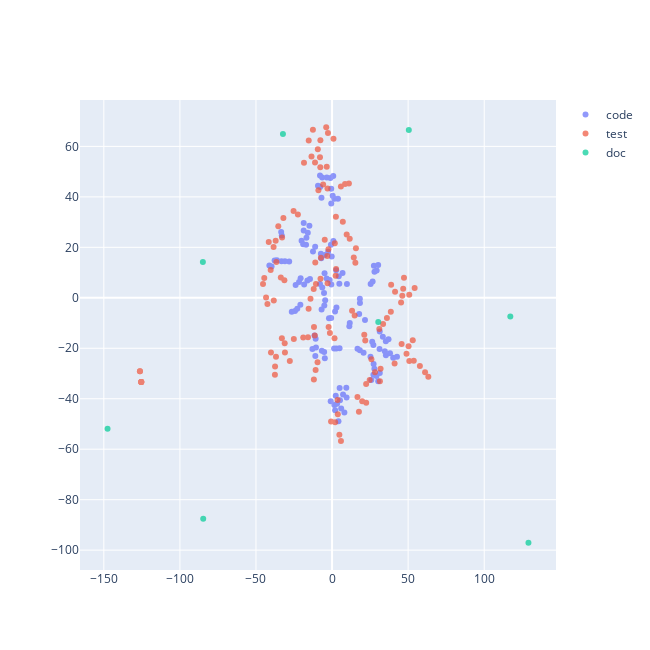

Notebook source saved alongside this figure:
### Code cell
import plotly.express as px
import plotly.graph_objects as go
from sklearn.manifold import TSNE
import numpy as np


tsne_model = TSNE(
    n_components = 2,
    perplexity = 5,
    random_state = 42,
    init = "pca",
    learning_rate = "auto",
    # metric = "cosine"
)

code_emb_arr = np.array(dubbo_code_df["sow2v_code_vec"].to_list())
test_emb_arr = np.array(dubbo_test_df["sow2v_test_vec"].to_list())
doc_emb_arr = np.array(dubbo_doc_df["sow2v_doc_vec"].to_list())

code_tsne_embeddings = tsne_model.fit_transform(code_emb_arr)
test_tsne_embeddings = tsne_model.fit_transform(test_emb_arr)
doc_tsne_embeddings = tsne_model.fit_transform(doc_emb_arr)

sow2v_code_data = pd.DataFrame(
    {'x': code_tsne_embeddings[:, 0],
     'y': code_tsne_embeddings[:, 1]}
)

sow2v_test_data = pd.DataFrame(
    {'x': test_tsne_embeddings[:, 0],
     'y': test_tsne_embeddings[:, 1]}
)

sow2v_doc_data = pd.DataFrame(
    {'x': doc_tsne_embeddings[:, 0],
     'y': doc_tsne_embeddings[:, 1]}
)

dfs = {
    "code": sow2v_code_data,
    "test": sow2v_test_data,
    "doc": sow2v_doc_data
}

id_list = [dubbo_code_df['concept'].tolist(),
           dubbo_test_df['concept'].tolist(),
           dubbo_doc_df['concept'].tolist()]

fig = go.Figure()

for i, df in enumerate(dfs):
    fig = fig.add_trace(
        go.Scatter(
        x = dfs[df]['x'],
        y = dfs[df]['y'],
        name = df,
        text = id_list[i],
        showlegend = True,
        mode = 'markers',
        opacity = 0.7)
    )

fig.update_layout(
    width = 650,
    height = 650
)

fig.show()

### Figure 1 — Plotly figure (JSON) as saved in the notebook; plotly's stock layout.template omitted (floating-point values rounded to 4 significant figures)
{"data": [{"mode": "markers", "name": "code", "opacity": 0.7, "showlegend": true, "text": ["['merger', 'model', 'scope', 'aware', 'end', 'error', 'mergeable', 'map', 'match', 'concurrent']", "['match', 'value', 'bool', 'exact', 'weight', 'result', 'destination', 'traffic', 'policy', 'subset']", "['rule', 'mesh', 'listener', 'app', 'merger', 'map', 'merge', 'item', 'array', 'error']", "['rule', 'key', 'invoker', 'node', 'router', 'destination', 'service', 'map', 'virtual', 'output']", "['url', 'invoker', 'invocation', 'configurator', 'load', 'balance', 'spec', 'item', 'service', 'select']", "['map', 'match', 'invoker', 'destination', 'invocation', 'route', 'group', 'tag', 'context', 'rule']", "['router', 'url', 'state', 'invoker', 'bit', 'invocation', 'factory', 'snapshot', 'chain', 'rule']", "['bit', 'model', 'address', 'application', 'enable', 'service', 'iterator', 'key', 'hash', 'add']", "['invoker', 'cluster', 'invocation', 'directory', 'filter', 'url', 'rpc', 'chain', 'result', 'invoke']", "['map', 'extension', 'loader', 'property', 'msg', 'throwable', 'error', 'dynamic', 'aware', 'info']", "['model', 'method', 'scope', 'map', 'application', 'desc', 'parameter', 'framework', 'property', 'prefix']", "['thread', 'map', 'pool', 'qos', 'message', 'stream', 'listener', 'directory', 'watch', 'generic']", "['address', 'level', 'host', 'port', 'status', 'protocol', 'url', 'username', 'disposable', 'adapter']", "['integer', 'converter', 'path', 'stream', 'key', 'timeout', 'client', 'server', 'model', 'cert']", "['map', 'param', 'builder', 'bean', 'value', 'definition', 'parameter', 'key', 'method', 'url']", "['thread', 'registry', 'module', 'map', 'local', 'internal', 'reference', 'metadata', 'runnable', 'integer']", "['service', 'url', 'key', 'parameter', 'executor', 'model', 'method', 'value', 'map', 'protocol']", "['loader', 'java', 'descriptor', 'str', 'method', 'map', 'pattern', 'array', 'lock', 'value']", "['invocation', 'invoker', 'attachment', 'argument', 'method', 'rpc', 'map', 'type', 'key', 'parameter']", "['command', 'monitor', 'filter', 'context', 'input', 'configurator', 'servlet', 'merger', 'codec', 'telnet']", "['url', 'listener', 'registry', 'notify', 'factory', 'cache', 'register', 'subscribe', 'failback', 'compatible']", "['page', 'handler', 'service', 'servlet', 'http', 'request', 'model', 'response', 'writer', 'compatible']", "['rpc', 'address', 'context', 'remote', 'channel', 'message', 'local', 'socket', 'inet', 'throwable']", "['listener', 'notify', 'navigation', 'page', 'title', 'compatible', 'balance', 'application', 'load', 'url']", "['parameter', 'url', 'key', 'value', 'method', 'map', 'protocol', 'add', 'port', 'host']", "['future', 'response', 'unit', 'throwable', 'timeout', 'adapter', 'interrupt', 'execution', 'callback', 'completable']", "['application', 'model', 'module', 'context', 'event', 'service', 'bootstrap', 'state', 'aware', 'error']", "['builder', 'consumer', 'protocol', 'service', 'method', 'registry', 'integer', 'module', 'reference', 'bootstrap']", "['bean', 'definition', 'service', 'registry', 'context', 'factory', 'environment', 'init', 'spring', 'annotation']", "['builder', 'application', 'integer', 'provider', 'status', 'thread', 'registry', 'port', 'probe', 'qos']", "['bean', 'metadata', 'annotation', 'annotate', 'method', 'element', 'field', 'inject', 'service', 'property']", "['reference', 'bean', 'map', 'context', 'definition', 'parser', 'key', 'cache', 'element', 'application']", "['registry', 'property', 'center', 'value', 'metadata', 'report', 'validate', 'url', 'reference', 'application']", "['dynamic', 'factory', 'url', 'zookeeper', 'application', 'model', 'create', 'transporter', 'nacos', 'apollo']", "['nacos', 'listener', 'group', 'key', 'service', 'property', 'url', 'timeout', 'map', 'publish']", "['listener', 'key', 'path', 'group', 'apollo', 'zookeeper', 'change', 'dynamic', 'remove', 'cache']", "['apollo', 'listener', 'key', 'change', 'group', 'url', 'property', 'application', 'aware', 'dynamic']", "['nacos', 'service', 'group', 'content', 'listener', 'symbol', 'publish', 'cas', 'timeout', 'innerclass']", "['listener', 'key', 'property', 'url', 'nacos', 'group', 'change', 'service', 'timeout', 'apollo']", "['container', 'spring', 'error', 'extension', 'aware', 'lock', 'loader', 'classpath', 'context', 'condition']", "['container', 'error', 'spring', 'aware', 'loader', 'lock', 'reentrant', 'context', 'extension', 'classpath']", "['container', 'loader', 'lock', 'extension', 'aware', 'error', 'key', 'reentrant', 'condition', 'hook']", "['extension', 'lock', 'loader', 'condition', 'error', 'aware', 'reentrant', 'key', 'container', 'shutdown']", "['spring', 'context', 'aware', 'error', 'container', 'xml', 'application', 'path', 'classpath', 'extension']", "['method', 'parameter', 'validator', 'clazz', 'value', 'pool', 'validate', 'error', 'violation', 'aware']", "['validator', 'url', 'validation', 'create', 'map', 'concurrent', 'hash', 'lru', 'lfu', 'cache']", "['expire', 'time', 'map', 'live', 'interval', 'expiration', 'key', 'thread', 'value', 'access']", "['cache', 'url', 'factory', 'value', 'key', 'create', 'store', 'put', 'map', 'local']", "['invocation', 'validation', 'invoker', 'filter', 'result', 'rpc', 'invoke', 'uid', 'wrapper', 'present']", "['service', 'map', 'instance', 'listener', 'app', 'hash', 'concurrent', 'endpoint', 'kubernetes', 'pod']", "['client', 'proxy', 'cert', 'key', 'timeout', 'https', 'watch', 'interval', 'username', 'password']", "['url', 'listener', 'registry', 'kubernetes', 'mesh', 'env', 'factory', 'create', 'discovery', 'service']", "['service', 'map', 'param', 'key', 'url', 'definition', 'info', 'protocol', 'metadata', 'processing']", "['metadata', 'report', 'factory', 'url', 'key', 'map', 'rest', 'storage', 'service', 'create']", "['service', 'method', 'rest', 'metadata', 'map', 'application', 'model', 'mapping', 'resolve', 'url']", "['annotation', 'parameter', 'value', 'map', 'processor', 'method', 'listener', 'request', 'header', 'mapping']", "['method', 'map', 'integer', 'definition', 'builder', 'request', 'body', 'prioritize', 'generate', 'metadata']", "['cache', 'manager', 'util', 'store', 'service', 'executor', 'map', 'error', 'aware', 'size']", "['element', 'service', 'process', 'environment', 'processing', 'method', 'env', 'rest', 'annotation', 'metadata']", "['model', 'processor', 'annotation', 'parameter', 'param', 'element', 'application', 'executable', 'comparator', 'initialize']", "['metadata', 'identifier', 'service', 'url', 'key', 'listener', 'subscriber', 'report', 'group', 'store']", "['metric', 'map', 'method', 'atomic', 'invocation', 'stat', 'application', 'supplier', 'description', 'handler']", "['pool', 'thread', 'registry', 'executor', 'meter', 'application', 'empty', 'metric', 'size', 'destroy']", "['invocation', 'metric', 'application', 'invoker', 'model', 'category', 'map', 'observation', 'tag', 'value']", "['context', 'key', 'observation', 'convention', 'value', 'client', 'server', 'remote', 'low', 'cardinality']", "['concurrent', 'map', 'metric', 'time', 'window', 'hash', 'method', 'event', 'counter', 'request']", "['invocation', 'invoker', 'observation', 'model', 'filter', 'application', 'result', 'response', 'convention', 'registry']", "['metric', 'invocation', 'event', 'application', 'collector', 'request', 'collect', 'listener', 'execute', 'thread']", "['reporter', 'metric', 'application', 'model', 'factory', 'url', 'prometheus', 'create', 'exporter', 'service']", "['category', 'metric', 'tag', 'map', 'entity', 'sample', 'service', 'value', 'application', 'model']", "['invocation', 'invoker', 'monitor', 'result', 'factory', 'error', 'filter', 'host', 'concurrent', 'remote']", "['monitor', 'url', 'service', 'factory', 'statistic', 'protocol', 'proxy', 'invoker', 'method', 'client']", "['monitor', 'url', 'factory', 'map', 'executor', 'future', 'lock', 'hash', 'reentrant', 'concurrent']", "['monitor', 'service', 'constant', 'factory', 'metric', 'url', 'filter', 'detector', 'invoker', 'builtin']", "['metric', 'invocation', 'invoker', 'model', 'extension', 'accessor', 'application', 'result', 'aware', 'service']", "['max', 'concurrent', 'output', 'input', 'elapse', 'success', 'failure', 'item', 'statistic', 'invoker']", "['service', 'monitor', 'detector', 'metric', 'builtin', 'node', 'application', 'aware', 'model', 'url']", "['framework', 'model', 'serialize', 'probe', 'status', 'allow', 'readiness', 'util', 'notify', 'deployer']", "['command', 'context', 'http', 'aware', 'error', 'execute', 'node', 'executor', 'request', 'channel']", "['key', 'method', 'telnet', 'access', 'channel', 'attribute', 'handler', 'message', 'side', 'provider']", "['model', 'application', 'protocol', 'framework', 'qos', 'url', 'invoker', 'help', 'consumer', 'scope']", "['handler', 'invoker', 'one', 'many', 'response', 'observer', 'stream', 'method', 'request', 'mono']", "['border', 'invocation', 'column', 'define', 'filter', 'model', 'framework', 'url', 'state', 'invoker']", "['framework', 'model', 'command', 'context', 'snapshot', 'router', 'execute', 'triple', 'detector', 'reactor']", "['permission', 'foreign', 'level', 'accept', 'anonymous', 'access', 'whitelist', 'builder', 'welcome', 'qos']", "['url', 'invoker', 'listener', 'registry', 'cluster', 'protocol', 'map', 'service', 'exporter', 'provider']", "['timeout', 'url', 'retry', 'registry', 'task', 'cancel', 'failback', 'times', 'error', 'aware']", "['url', 'registry', 'listener', 'notify', 'factory', 'task', 'fail', 'map', 'retry', 'concurrent']", "['service', 'instance', 'metadata', 'discovery', 'listener', 'change', 'url', 'event', 'info', 'map']", "['service', 'key', 'url', 'protocol', 'instance', 'model', 'param', 'address', 'map', 'parameter']", "['url', 'listener', 'notify', 'map', 'concurrent', 'service', 'instance', 'registry', 'nacos', 'path']", "['migration', 'rule', 'step', 'url', 'model', 'consumer', 'threshold', 'delay', 'map', 'integer']", "['url', 'listener', 'service', 'registry', 'nacos', 'map', 'notify', 'model', 'aware', 'error']", "['dispatcher', 'map', 'repli', 'channel', 'serialization', 'url', 'executor', 'service', 'response', 'hash']", "['buffer', 'channel', 'byte', 'length', 'src', 'dst', 'factory', 'read', 'write', 'output']", "['context', 'ssl', 'ctx', 'event', 'operator', 'tls', 'buf', 'request', 'server', 'throwable']", "['channel', 'server', 'address', 'close', 'timeout', 'remote', 'send', 'timer', 'exchange', 'inet']", "['channel', 'handler', 'url', 'remote', 'address', 'netty', 'server', 'message', 'client', 'connect']", "['listener', 'path', 'zookeeper', 'channel', 'create', 'curator', 'client', 'state', 'target', 'child']", "['connection', 'request', 'future', 'attribute', 'key', 'client', 'executor', 'manager', 'model', 'append']", "['servlet', 'context', 'http', 'handler', 'port', 'instance', 'map', 'manager', 'integer', 'add']", "['http', 'model', 'message', 'server', 'url', 'handler', 'framework', 'aware', 'multi', 'error']", "['call', 'stream', 'channel', 'method', 'message', 'status', 'header', 'server', 'queue', 'command']", "['invoker', 'invocation', 'url', 'proxy', 'channel', 'rpc', 'error', 'protocol', 'result', 'aware']", "['future', 'context', 'completable', 'request', 'atomic', 'filter', 'time', 'output', 'response', 'key']", "['attachment', 'context', 'map', 'rpc', 'service', 'key', 'value', 'invocation', 'invoker', 'url']", "['status', 'handler', 'rpc', 'url', 'timeout', 'channel', 'pack', 'method', 'tri', 'response']", "['listener', 'exporter', 'context', 'cancellation', 'executor', 'invoker', 'executable', 'aware', 'consumer', 'error']", "['stream', 'client', 'url', 'server', 'protocol', 'remote', 'request', 'handler', 'service', 'channel']", "['header', 'executor', 'support', 'model', 'filter', 'application', 'isolation', 'compressor', 'url', 'aware']", "['application', 'event', 'environment', 'listener', 'prepare', 'atomic', 'process', 'logo', 'welcome', 'property']", "['map', 'property', 'metadata', 'environment', 'bean', 'application', 'protocol', 'registry', 'reference', 'consumer']", "['endpoint', 'condition', 'compatible', 'enable', 'context', 'error', 'aware', 'metadata', 'match', 'annotate']", "['metric', 'registry', 'meter', 'application', 'event', 'binder', 'start', 'bean', 'auto', 'listener']", "['metadata', 'map', 'endpoint', 'configs', 'health', 'indicator', 'name', 'status', 'checker', 'resolve']", "['status', 'default', 'extras', 'hash', 'link', 'indicator', 'propertie', 'health', 'load', 'memory']", "['application', 'context', 'event', 'bean', 'listener', 'definition', 'web', 'await', 'configurable', 'registry']", "['bean', 'service', 'processor', 'annotation', 'auto', 'qualifier', 'package', 'disposable', 'destroy', 'priority']", "['resource', 'map', 'service', 'lock', 'result', 'domain', 'listener', 'route', 'consumer', 'delta']", "['name', 'route', 'registry', 'url', 'listener', 'factory', 'map', 'result', 'hash', 'create']", "['model', 'url', 'range', 'value', 'match', 'listener', 'suffix', 'exact', 'present', 'prefix']", "['route', 'listener', 'rule', 'map', 'xds', 'endpoint', 'manager', 'match', 'rds', 'concurrent']", "['key', 'istio', 'path', 'secret', 'jwt', 'cluster', 'domain', 'grace', 'trust', 'workload']", "['consumer', 'observe', 'map', 'result', 'endpoint', 'protocol', 'domain', 'rd', 'pilot', 'exchanger']", "['endpoint', 'cluster', 'server', 'weight', 'info', 'node', 'provider', 'invoker', 'bootstrap', 'resource']", "['discovery', 'observer', 'response', 'request', 'ad', 'protocol', 'error', 'url', 'aware', 'delta']", "['key', 'cert', 'istio', 'matcher', 'certificate', 'env', 'generate', 'pair', 'path', 'header']"], "type": "scatter", "x": [31.33, -23.94, 42.67, 0.8831, -16.2, 3.87, 2.729, -11.51, 4.401, -18.63, 9.361, -12.91, 1.483, 27.17, 25.36, 18.27, 6.006, 27.18, -41.19, -3.554, 11.36, 25.78, -20.83, -28.17, 2.01, 27.88, -7.36, -5.285, 0.7806, 30.33, -1.086, -33.24, 31.37, -20.03, 26.67, -24.36, 7.215, -20.67, 5.217, -6.495, -7.924, -9.248, -7.86, -36.28, 8.086, 2.813, 18.32, 4.928, -0.7496, -39.74, 17.82, 31.21, -16.83, 35.34, 2.421, 4.199, -14.89, 37.11, -0.5552, -18.97, 35.39, -26.49, 21.64, 1.463, -0.5415, -6.881, 0.4111, -18.34, 33.38, 9.548, -4.936, -7.927, -4.524, -1.549, -14.51, 27.48, -7.109, 4.991, -5.087, -10.79, -12.54, -6.958, -0.2355, -6.43, -21.7, 27.83, 34.69, 20.72, -33.04, 29.16, 1.955, -0.8976, 25.26, -6.717, 11.65, 9.773, -2.034, -0.5864, -10.57, 30.3, -37.77, 40.17, 1.309, -4.747, 29.32, -33.44, -5.195, -0.4799, 26.38, 3.279, -17.1, -18.65, -3.46, 16.71, -22.86, -4.757, -30.98, -15.94, 4.783, 38.1, 18.27, 2.882, 6.887, -11.11, -2.553, 27.3, -10.99], "y": [-13.36, 5.115, -23.4, 22.53, 6.895, 39.25, 10.89, -14.89, 8.544, 29.68, -35.6, -20.28, -42.52, -18.74, 5.519, -20.79, -43.86, -30.47, 12.8, 7.648, -11.29, -32.62, -2.706, 14.38, -44.53, 10.34, 17.48, 1.901, 48.27, -33.1, 47.52, 14.5, -29.79, 22.57, 6.414, -5.202, -38.34, 7.74, -40.59, 47.64, 48.45, 44.41, 43.94, 14.88, -45.5, -20.1, -2.066, -19.96, 20.99, 12.42, -6.462, -20.29, 23.78, -17.2, -38.85, -48.95, 28.55, -16.42, 43.2, 21.25, -22.74, -5.524, -8.793, 39.22, 37.37, -4.622, 40.43, 5.271, -15.45, -39.49, 9.765, 5.497, -0.9691, 7.102, 7.476, 12.67, 15.64, -35.79, -3.037, -16.24, 18.36, 39.69, 16.33, 4.051, 6.242, -28.12, -21.14, -21.74, 24.72, -30.95, -5.44, -41.03, -23.4, -20.97, -9.943, 5.498, -8.053, -7.976, -19.7, 12.96, 14.75, -23.79, -20.1, 17.01, 10.78, 26.04, -21.48, 5.266, -17.41, -41.99, 21.04, 26.64, 47.72, -20.17, -4.33, -23.99, 14.5, 25.77, 5.55, -21.94, -0.417, -3.889, 9.846, 20.2, 18.27, -26.19, -23.07]}, {"mode": "markers", "name": "test", "opacity": 0.7, "showlegend": true, "text": ["['invoker', 'hello', 'menu', 'service', 'load', 'balance', 'user', 'map', 'weight', 'mock']", "['invoker', 'invocation', 'url', 'cluster', 'mock', 'result', 'directory', 'rpc', 'balance', 'invoke']", "['attachment', 'value', 'key', 'invoker', 'sticky', 'invoke', 'integer', 'service', 'retry', 'field']", "['url', 'model', 'merge', 'merger', 'module', 'router', 'provider', 'factory', 'init', 'script']", "['match', 'configurator', 'mock', 'bool', 'join', 'absent', 'message', 'runtime', 'uid', 'request']", "['rule', 'service', 'app', 'demo', 'map', 'suffix', 'clear', 'change', 'api', 'url']", "['address', 'country', 'phone', 'full', 'size', 'number', 'city', 'title', 'province', 'extension']", "['url', 'activate', 'echo', 'thread', 'add', 'event', 'pool', 'wrapper', 'adaptive', 'exhaust']", "['demo', 'service', 'mock', 'key', 'value', 'generic', 'hello', 'impl', 'group', 'cache']", "['model', 'scope', 'framework', 'module', 'application', 'destroy', 'property', 'method', 'bean', 'foo']", "['converter', 'person', 'init', 'task', 'status', 'multi', 'error', 'info', 'latch', 'value']", "['url', 'ext', 'atomic', 'integer', 'echo', 'wrap', 'status', 'executor', 'count', 'adaptive']", "['inner', 'age', 'map', 'child', 'util', 'parent', 'url', 'hash', 'email', 'result']", "['simple', 'value', 'ext', 'age', 'url', 'one', 'serializable', 'obj', 'person', 'hash']", "['provider', 'foo', 'service', 'framework', 'app', 'module', 'player', 'bitrate', 'url', 'copyright']", "['consumer', 'service', 'argument', 'application', 'provider', 'registry', 'protocol', 'extension', 'invoker', 'rpc']", "['url', 'invoker', 'invocation', 'router', 'cache', 'rpc', 'legacy', 'route', 'invokers', 'factory']", "['key', 'attachment', 'invoker', 'value', 'service', 'map', 'invocation', 'invoke', 'model', 'put']", "['inner', 'input', 'map', 'array', 'registry', 'application', 'output', 'stream', 'serialization', 'protocol']", "['read', 'write', 'input', 'output', 'extension', 'stream', 'argument', 'custom', 'find', 'byte']", "['person', 'complex', 'age', 'service', 'demo', 'method', 'impl', 'size', 'enumlength', 'uid']", "['context', 'argument', 'rpc', 'registry', 'provider', 'extension', 'application', 'service', 'module', 'protocol']", "['service', 'echo', 'demo', 'read', 'input', 'find', 'extension', 'cls', 'reader', 'stream']", "['invoker', 'key', 'attachment', 'service', 'map', 'invoke', 'value', 'attribute', 'parameter', 'cache']", "['box', 'service', 'demo', 'user', 'say', 'impl', 'prefix', 'status', 'checker', 'context']", "['invoker', 'mock', 'url', 'rpc', 'protocol', 'executor', 'proxy', 'port', 'dao', 'balance']", "['invocation', 'model', 'invoker', 'error', 'thread', 'response', 'application', 'bootstrap', 'module', 'filter']", "['url', 'listener', 'map', 'method', 'service', 'notify', 'registry', 'concurrent', 'key', 'register']", "['registry', 'service', 'center', 'export', 'listener', 'single', 'provider', 'exporter', 'multiple', 'protocol']", "['service', 'hello', 'demo', 'bean', 'application', 'context', 'reference', 'builder', 'impl', 'generic']", "['factory', 'loader', 'reference', 'service', 'bean', 'request', 'processor', 'property', 'find', 'multi']", "['consumer', 'bootstrap', 'service', 'module', 'spring', 'channel', 'manager', 'model', 'boot', 'zookeeper']", "['namespace', 'map', 'context', 'mock', 'property', 'service', 'extension', 'callback', 'key', 'apollo']", "['key', 'value', 'latch', 'count', 'map', 'listener', 'nacos', 'dynamic', 'session', 'event']", "['zookeeper', 'listener', 'map', 'url', 'count', 'dynamic', 'latch', 'mock', 'server', 'value']", "['map', 'namespace', 'property', 'service', 'extension', 'mock', 'context', 'locator', 'key', 'error']", "['server', 'status', 'timeout', 'retry', 'group', 'nacos', 'namespace', 'map', 'mock', 'property']", "['apollo', 'key', 'put', 'value', 'embed', 'dynamic', 'url', 'mock', 'namespace', 'event']", "['group', 'nacos', 'listener', 'publish', 'cas', 'content', 'remove', 'timeout', 'service', 'shut']", "['spring', 'container']", "['spring', 'container']", "['container', 'spring']", "['spring', 'container']", "['container', 'spring']", "['spring', 'container']", "['cache', 'factory', 'invoker', 'mock', 'filter', 'invocation', 'method', 'construct', 'rpc', 'non']", "['cache', 'expire', 'factory', 'url', 'construct', 'validator', 'validation', 'parameter', 'target', 'mock']", "['validation', 'mock', 'filter', 'validator', 'rpc', 'invocation', 'invoker', 'cache', 'factory', 'parameter']", "['parameter', 'validation', 'validator', 'target', 'mock', 'filter', 'rpc', 'invoker', 'invocation', 'cache']", "['service', 'kubernetes', 'server', 'mock', 'discovery', 'change', 'listener', 'instance', 'client', 'url']", "['service', 'kubernetes', 'mock', 'discovery', 'server', 'url', 'selector', 'pod', 'change', 'namespaced']", "['service', 'server', 'kubernetes', 'mock', 'discovery', 'map', 'selector', 'pod', 'change', 'namespaced']", "['service', 'mock', 'discovery', 'server', 'kubernetes', 'map', 'pod', 'namespaced', 'change', 'destroy']", "['service', 'server', 'kubernetes', 'discovery', 'mock', 'url', 'client', 'namespaced', 'instance', 'listener']", "['service', 'server', 'mock', 'kubernetes', 'listener', 'map', 'pod', 'namespaced', 'change', 'destroy']", "['service', 'discovery', 'server', 'kubernetes', 'listener', 'pod', 'map', 'selector', 'change', 'namespaced']", "['redis', 'metadata', 'report', 'store', 'info', 'find', 'interceptor', 'group', 'identifi', 'consumer']", "['service', 'url', 'listener', 'mapping', 'mock', 'nacos', 'group', 'application', 'map', 'model']", "['integer', 'big', 'compiler', 'str', 'java', 'directory', 'source', 'decimal', 'processor', 'time']", "['element', 'field', 'variable', 'class', 'compile', 'builder', 'annotation', 'add', 'model', 'definition']", "['param', 'user', 'model', 'service', 'rest', 'request', 'map', 'body', 'header', 'form']", "['method', 'annotation', 'invocation', 'processor', 'processing', 'context', 'source', 'round', 'environment', 'process']", "['metadata', 'identifier', 'report', 'service', 'url', 'subscriber', 'consumer', 'store', 'listener', 'map']", "['class', 'builder', 'compile', 'definition', 'type', 'add', 'annotation', 'processing', 'server', 'status']", "['builder', 'google', 'phone', 'number', 'map', 'field', 'request', 'parse', 'byte', 'response']", "['observation', 'filter', 'tracer', 'url', 'invocation', 'runner', 'consumer', 'sample', 'destroy', 'receiver']", "['window', 'time', 'quantile', 'counter', 'metric', 'category', 'unit', 'description', 'map', 'sample']", "['key', 'attachment', 'value', 'service', 'model', 'map', 'absent', 'invocation', 'invoker', 'mock']", "['metric', 'model', 'application', 'event', 'invocation', 'method', 'collector', 'setup', 'group', 'rpc']", "['metric', 'category', 'tag', 'setup', 'map', 'supplier', 'unit', 'description', 'sample', 'gauge']", "['request', 'init', 'param', 'teardown', 'event', 'metric', 'time', 'invocation', 'model', 'setup']", "['reporter', 'prometheus', 'metric', 'factory', 'attachment', 'key', 'service', 'value', 'model', 'framework']", "['factory', 'monitor', 'proxy', 'statistic', 'service', 'url', 'demo', 'invoker', 'response', 'invoke']", "['response', 'app', 'builder', 'attachment', 'result', 'map', 'throwable', 'create', 'build', 'invoker']", "['url', 'monitor', 'service', 'invoker', 'factory', 'invocation', 'statistics', 'available', 'destroy', 'collect']", "['invoker', 'service', 'demo', 'url', 'metric', 'invoke', 'function', 'consumer', 'port', 'response']", "['framework', 'model', 'register', 'provider', 'repository', 'module', 'state', 'url', 'user', 'custom']", "['command', 'context', 'mock', 'attribute', 'map', 'channel', 'telnet', 'invoker', 'method', 'service']", "['url', 'model', 'framework', 'util', 'reset', 'exporter', 'export', 'refer', 'instance', 'metadata']", "['channel', 'promise', 'future', 'address', 'listener', 'socket', 'remote', 'throwable', 'cause', 'timeout']", "['handler', 'telnet', 'mock', 'invoker', 'protocol', 'url', 'channel', 'wrapper', 'tri', 'change']", "['channel', 'url', 'remote', 'handler', 'attribute', 'mock', 'send', 'address', 'key', 'close']", "['person', 'map', 'serialize', 'non', 'service', 'value', 'demo', 'liveness', 'probe', 'integer']", "['age', 'qos', 'process', 'handler', 'uid', 'serializable', 'man', 'wire', 'protocol', 'util']", "['service', 'demo', 'repository', 'framework', 'model', 'module', 'invoke', 'parameter', 'generic', 'impl']", "['registry', 'protocol', 'url', 'integer', 'refer', 'atomic', 'invoker', 'listener', 'counter', 'exporter']", "['url', 'registry', 'factory', 'zookeeper', 'listener', 'service', 'notify', 'subscribe', 'mock', 'register']", "['notification', 'multiple', 'instance', 'metadata', 'service', 'revision', 'subscribe', 'listener', 'failure', 'invocation']", "['migration', 'rule', 'event', 'curator', 'framework', 'handler', 'invoker', 'url', 'path', 'key']", "['nacos', 'instance', 'service', 'group', 'subscribe', 'healthy', 'listener', 'select', 'server', 'msg']", "['service', 'discovery', 'instance', 'url', 'mock', 'listener', 'registry', 'event', 'change', 'mapping']", "['metadata', 'report', 'builder', 'service', 'url', 'mapping', 'invocation', 'application', 'map', 'model']", "['instance', 'service', 'param', 'metadata', 'nacos', 'exclude', 'create', 'naming', 'group', 'include']", "['url', 'timer', 'mock', 'task', 'channel', 'close', 'header', 'serialization', 'magic', 'reconnect']", "['channel', 'decode', 'output', 'input', 'encode', 'buffer', 'request', 'stream', 'codec', 'message']", "['channel', 'exchange', 'remote', 'server', 'handler', 'message', 'world', 'client', 'reply', 'port']", "['path', 'service', 'update', 'create', 'tolerant', 'zookeeper', 'fault', 'client', 'provider', 'persistent']", "['channel', 'client', 'remote', 'zookeeper', 'server', 'url', 'handler', 'connection', 'transporter', 'latch']", "['performance', 'aware', 'error', 'telnet', 'client', 'handler', 'result', 'mock', 'serializable', 'fix']", "['channel', 'buffer', 'handler', 'url', 'remote', 'send', 'close', 'address', 'attribute', 'key']", "['http', 'response', 'request', 'servlet', 'hello', 'serializable', 'uid', 'parameter', 'desc', 'type']", "['extension', 'loader', 'proxy', 'protocol', 'age', 'find', 'factory', 'adaptive', 'path', 'block']", "['service', 'demo', 'callback', 'hello', 'url', 'msg', 'yyy', 'impl', 'stub', 'say']", "['invocation', 'filter', 'rpc', 'url', 'invoker', 'attachment', 'context', 'tps', 'limiter', 'latch']", "['channel', 'remote', 'address', 'url', 'attribute', 'close', 'response', 'health', 'key', 'mock']", "['service', 'invoker', 'demo', 'reference', 'url', 'method', 'request', 'loader', 'result', 'argument']", "['channel', 'handler', 'integer', 'atomic', 'filter', 'telnet', 'msg', 'future', 'limit', 'completable']", "['service', 'demo', 'person', 'key', 'str', 'attachment', 'value', 'echo', 'map', 'size']", "['throwable', 'stream', 'observer', 'mock', 'latch', 'count', 'complete', 'next', 'error', 'message']", "['binder', 'environment', 'destroy', 'configurable', 'init', 'bean', 'relaxed', 'application', 'suite', 'endpoint']", "['application', 'map', 'module', 'registry', 'monitor', 'protocol', 'consumer', 'hash', 'link', 'provider']", "['annotation', 'service', 'context', 'processor', 'application', 'auto', 'bean', 'compatible', 'provider', 'without']", "['endpoint', 'metadata', 'service', 'rest', 'template', 'configs', 'shutdown', 'reference', 'property', 'demo']", "['application', 'environment', 'spring', 'processor', 'property', 'init', 'destroy', 'binder', 'instance', 'relaxed']", "['binder', 'environment', 'configurable', 'bean', 'suite', 'relaxed', 'destroy', 'init', 'metadata', 'template']", "['matcher', 'map', 'rule', 'route', 'observe', 'bootstrapper', 'path', 'change', 'resource', 'create']", "['bootstrapper', 'reader', 'create', 'raw', 'read', 'path', 'matcher', 'map', 'observe', 'rule']", "['map', 'listener', 'lds', 'request', 'discovery', 'consumer', 'resource', 'observe', 'build', 'name']", "['route', 'rd', 'rds', 'map', 'observe', 'resource', 'protocol', 'result', 'consumer', 'ad']", "['endpoint', 'change', 'point', 'end', 'cluster', 'eds', 'subscribe', 'rd', 'notify', 'unsubscribe']", "['matcher', 'route', 'map', 'rule', 'endpoint', 'change', 'regex', 'bootstrapper', 'path', 'rds']", "['endpoint', 'cluster', 'end', 'change', 'point', 'eds', 'manager', 'rule', 'unsubscribe', 'notify']", "['rule', 'route', 'app', 'xds', 'manager', 'change', 'listener', 'rds', 'parse', 'invoker']", "['map', 'resource', 'observe', 'matcher', 'result', 'consumer', 'protocol', 'node', 'ad', 'mock']"], "type": "scatter", "x": [-11.32, 11.6, -12.59, -37.06, 41.1, -37.46, 16.69, -25.12, -15.8, 57.73, -31.33, -2.26, -40.15, -10.82, -32.99, 46.75, 9.608, -0.6523, 14.84, 17.65, -9.545, 46.17, 1.804, -15.34, -18.45, 45.37, 50.78, 11.07, -42.48, 2.368, 5.814, 48.93, 63.27, 3.774, -11.88, 41.41, 13.14, 3.633, -1.404, -125.4, -125.4, -126.3, -125.4, -126.3, -125.4, 5.846, -5.866, 14.27, 15.31, -3.843, -7.731, -11.19, -13.52, -2.694, -9.367, -7.948, 54.28, 21.81, -8.974, 31.45, -35.34, 45.72, -32.85, 28.22, -27.76, -44.55, 25.87, 2.05, 53.05, -37.56, 33.54, -2.988, 38.63, -30.97, 15.68, 36.05, -38.44, 4.814, -43.38, -14.17, -3.158, -10.58, 31.06, -15.41, 47.27, -45.38, 8.532, 31.89, -33.67, -3.494, -7.669, 21.17, 0.9342, -4.813, 1.609, -7.332, -31.13, -2.383, -11.03, -7.601, -36.85, 61.12, -11.94, 2.646, -12.06, -36.6, -2.941, -18.95, 2.526, 24.73, 53.71, 50.29, 50.74, 38.83, 22.4, -25.3, -31.98, -40.35, -41.62, 22.42, -22.46, 19.81, -38.29, 7.078], "y": [-14.91, 23.4, 66.63, 22.62, -26.04, -27.25, -39.27, -16.28, -15.59, -27.01, 6.928, -11.55, -21.69, -28.64, -16.06, 3.627, 25.12, -49.01, -7.007, -45.16, -25.53, 0.8416, 21.58, 62.34, 53.51, -1.9, -25.04, 45.33, -2.492, 8.774, 44.11, -22.14, -31.31, -46.19, -11.56, 2.44, -5.155, -40.53, -13.96, -33.39, -33.39, -29.15, -33.39, -29.15, -33.39, -56.72, 44.92, 15.97, 13.85, 67.59, 51.74, 53.59, 55.95, 65.36, 58.89, 55.75, 3.847, -16.87, 42.67, -33.07, 28.39, -18.35, 23.87, -29.54, -25.07, 7.82, -24.31, -49.35, -16.87, -30.53, -10.35, 43.33, -5.574, -21.69, 19.63, -7.955, 20.18, -54.29, 0.08265, -0.3901, 16.58, 5.505, -12.39, -4.372, 7.997, 5.457, 45.14, -28.07, 8.06, 51.89, 62.39, -14.64, 63.05, 22.96, -15.99, 15.84, -17.99, 19.24, 14.0, 7.601, -23.37, -29.45, -32.33, 11.38, 3.448, 14.24, 5.732, -15.73, 32.08, -32.62, -24.96, -19.21, 1.234, 5.168, -34.17, 34.43, 31.66, 11.04, 22.07, -41.56, 32.98, -41.0, -1.071, 30.1]}, {"mode": "markers", "name": "doc", "opacity": 0.7, "showlegend": true, "text": ["['service', 'see', 'issue', 'sample', 'project', 'github', 'contribute', 'list', 'build', 'guide']", "['contribute', 'issue', 'sample', 'project', 'service', 'see', 'admin', 'build', 'list', 'report']", "['issue', 'service', 'project', 'list', 'see', 'github', 'report', 'sample', 'contribute', 'follow']", "['service', 'see', 'project', 'build', 'github', 'sample', 'issue', 'admin', 'follow', 'list']", "['see', 'issue', 'sample', 'service', 'contribute', 'guide', 'github', 'project', 'list', 'report']", "['service', 'sample', 'see', 'issue', 'please', 'project', 'github', 'contribute', 'report', 'list']", "['service', 'issue', 'contribute', 'see', 'github', 'project', 'report', 'sample', 'build', 'guide']", "['service', 'see', 'issue', 'contribute', 'sample', 'github', 'project', 'guide', 'admin', 'build']"], "type": "scatter", "x": [-84.68, 30.37, 117.2, 129.1, -32.29, 50.45, -84.9, -147.6], "y": [-87.53, -9.633, -7.445, -97.07, 64.88, 66.55, 14.19, -51.91]}], "layout": {"height": 650, "width": 650}}
